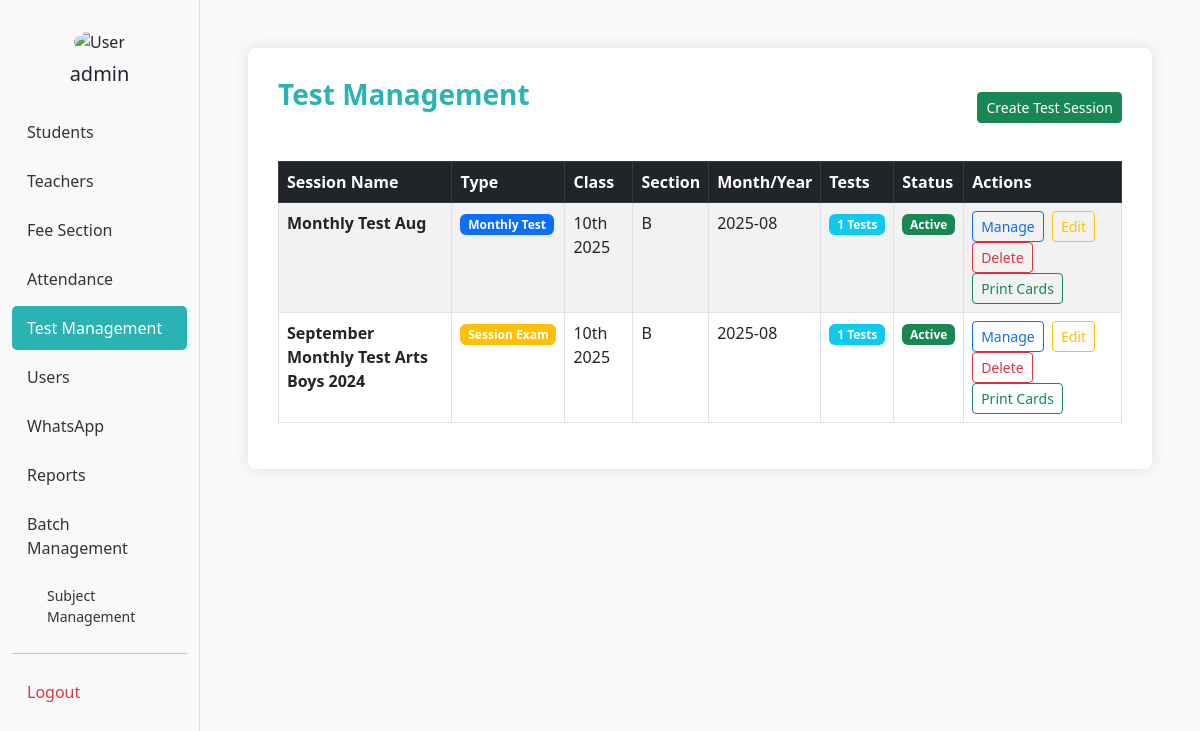
/test_management/ (signed in), run on an earlier commit of the app's database.
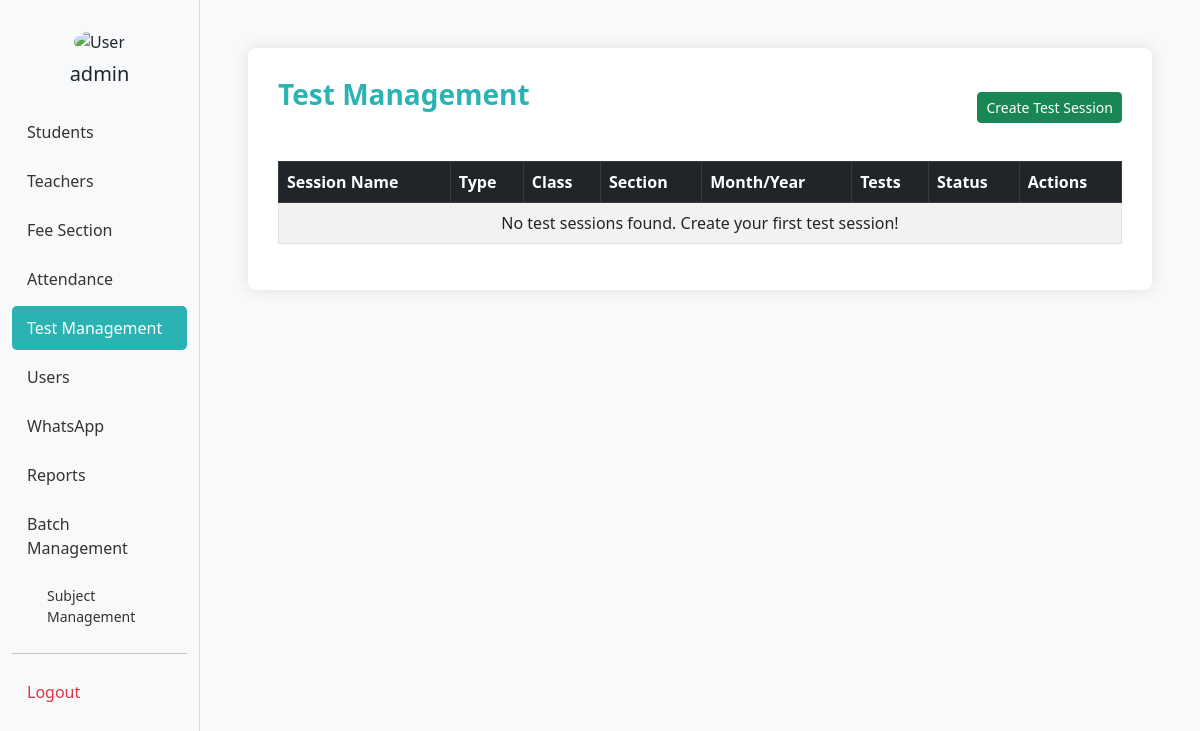
And on a later commit of the database.
### bri/models.py (models this page shows, shortened)
class TestSession(models.Model):
    SESSION_TYPE_CHOICES = [
        ('monthly', 'Monthly Test'),
        ('session_exam', 'Session Exam'),
    ]
    name = models.CharField(max_length=100)
    session_type = models.CharField(max_length=20, choices=SESSION_TYPE_CHOICES)
    class_name = models.ForeignKey(Class, on_delete=models.CASCADE)
    section = models.ForeignKey(Section, on_delete=models.CASCADE)
    month = models.CharField(max_length=7)
    year = models.CharField(max_length=4)
    is_active = models.BooleanField(default=True)
    created_at = models.DateTimeField(auto_now_add=True)

class Class(models.Model):
    class_name = models.CharField(max_length=15)
    is_active = models.BooleanField(default=True)
    order = models.IntegerField(default=0)
    class Meta:
        ordering = ['order', 'class_name']

class Section(models.Model):
    std_section = models.CharField(max_length=10)
    class_name = models.ForeignKey(Class, on_delete=models.CASCADE, related_name="sections")
    is_active = models.BooleanField(default=True)
    order = models.IntegerField(default=0)
    class Meta:
        ordering = ['order', 'std_section']

### bri/views.py (the view)
# urls.py: path('test_management/', views.test_management, name='test_management'),
@admin_required
def test_management(request):
    sessions = TestSession.objects.all().select_related('class_name', 'section')
    classes = Class.objects.all()
    return render(request, 'test_management.html', {
        'sessions': sessions,
        'classes': classes
    })

### bri/views.py (called while the page is built)
def admin_required(view_func):
    @wraps(view_func)
    def wrapper(request, *args, **kwargs):
        user_id = request.session.get('user_id')
        user_role = request.session.get('user_role')
        print(f"Admin check - user_id: {user_id}, user_role: {user_role}")
        if not user_id or user_role != 'admin':
            messages.error(request, "You need admin access to view this page.")
            return redirect('admin_dashboard')
        return view_func(request, *args, **kwargs)
    return wrapper

### bri/templates/test_management.html (shortened to what the changed rows need)
<!DOCTYPE html>
<html lang="en">
<head>
  <link href="https://cdn.jsdelivr.net/npm/bootstrap@5.3.0/dist/css/bootstrap.min.css" rel="stylesheet" />
</head>
<body>
  <div class="container-fluid">
    <div class="row">
          {% load static %}
      <div class="col-md-10 p-5">
        <div class="form-section">
          <div class="table-responsive">
            <table class="table table-bordered table-striped">
              <thead class="table-dark">
                <tr>
                  <th>Session Name</th>
                  <th>Type</th>
                  <th>Class</th>
                  <th>Section</th>
                  <th>Month/Year</th>
                  <th>Tests</th>
                  <th>Status</th>
                  <th>Actions</th>
                </tr>
              </thead>
              <tbody>
                {% for session in sessions %}
                  <tr>
                    <td><strong>{{ session.name }}</strong></td>
                    <td>
                      {% if session.session_type == 'monthly' %}
                        <span class="badge bg-primary">Monthly Test</span>
                      {% else %}
                        <span class="badge bg-warning">Session Exam</span>
                      {% endif %}
                    </td>
                    <td>{{ session.class_name.class_name }}</td>
                    <td>{{ session.section.std_section }}</td>
                    <td>{{ session.month|date:"F Y"|default:session.month }}</td>
                    <td>
                      <span class="badge bg-info">{{ session.tests.count }} Tests</span>
                    </td>
                    <td>
                      {% if session.is_active %}
                        <span class="badge bg-success">Active</span>
                      {% else %}
                        <span class="badge bg-secondary">Inactive</span>
                      {% endif %}
                    </td>
                    <td>
                      <a href="{% url 'session_detail' session.id %}" class="btn btn-sm btn-outline-primary me-1">Manage</a>
                      <a href="{% url 'edit_test_session' session.id %}" class="btn btn-sm btn-outline-warning me-1">Edit</a>
                      <a href="{% url 'delete_test_session' session.id %}" class="btn btn-sm btn-outline-danger me-1" onclick="return confirm('Are you sure you want to delete this test session? This will also delete all tests and results.')">Delete</a>
                      <a href="{% url 'print_result_cards' session.id %}" class="btn btn-sm btn-outline-success" target="_blank">Print Cards</a>
                    </td>
                  </tr>
                {% empty %}
                  <tr>
                    <td colspan="8" class="text-center">No test sessions found. Create your first test session!</td>
                  </tr>
                {% endfor %}
              </tbody>
            </table>
          </div>
        </div>
      </div>
    </div>
  </div>
</body>
</html>

What changed in the data, as far as the page shows it:
removed TestSession: name "Monthly Test Aug", session_type "Monthly Test", class_name.class_name "10th 2025", section.std_section "B", month "2025-08", tests.count "1", is_active "Active"
removed TestSession: name "September Monthly Test Arts Boys 2024", session_type "Session Exam", class_name.class_name "10th 2025", section.std_section "B", month "2025-08", tests.count "1", is_active "Active"
Also different on the page:
text now shown: "No test sessions found. Create your first test session!"
